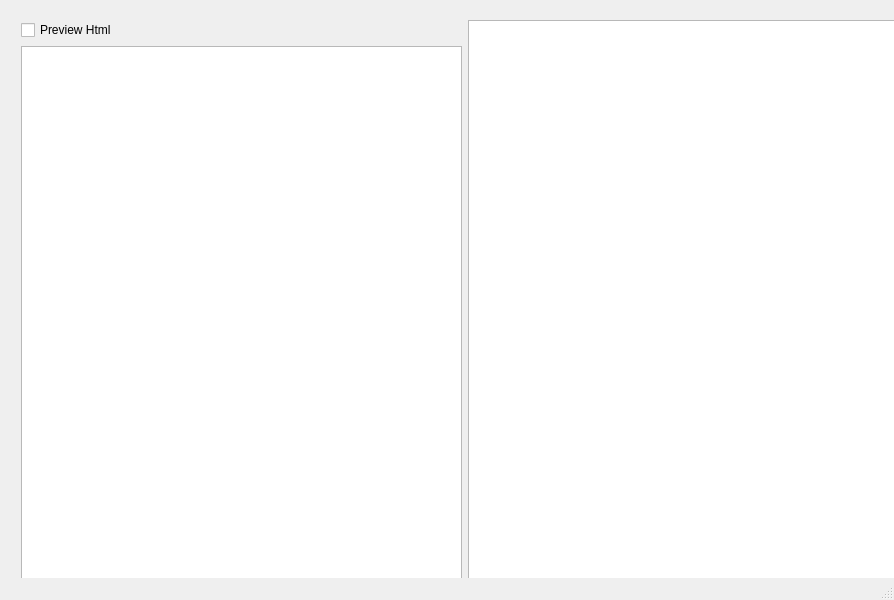
<?xml version="1.0" encoding="UTF-8"?>
<ui version="4.0">
 <class>MainWindow</class>
 <widget class="QMainWindow" name="MainWindow">
  <property name="geometry">
   <rect>
    <x>0</x>
    <y>0</y>
    <width>894</width>
    <height>600</height>
   </rect>
  </property>
  <property name="windowTitle">
   <string>MainWindow</string>
  </property>
  <widget class="QWidget" name="centralwidget">
   <widget class="QWidget" name="layoutWidget">
    <property name="geometry">
     <rect>
      <x>21</x>
      <y>20</y>
      <width>887</width>
      <height>1042</height>
     </rect>
    </property>
    <layout class="QHBoxLayout" name="horizontalLayout">
     <item>
      <layout class="QVBoxLayout" name="verticalLayout">
       <item>
        <layout class="QHBoxLayout" name="horizontalLayout_2">
         <item>
          <widget class="QCheckBox" name="cb_settings">
           <property name="text">
            <string>Preview Html</string>
           </property>
          </widget>
         </item>
         <item>
          <spacer name="horizontalSpacer">
           <property name="orientation">
            <enum>Qt::Horizontal</enum>
           </property>
           <property name="sizeHint" stdset="0">
            <size>
             <width>40</width>
             <height>20</height>
            </size>
           </property>
          </spacer>
         </item>
        </layout>
       </item>
       <item>
        <widget class="QTextEdit" name="te_text">
         <property name="minimumSize">
          <size>
           <width>400</width>
           <height>500</height>
          </size>
         </property>
        </widget>
       </item>
      </layout>
     </item>
     <item>
      <widget class="QTextBrowser" name="tb_getter">
       <property name="minimumSize">
        <size>
         <width>400</width>
         <height>250</height>
        </size>
       </property>
      </widget>
     </item>
    </layout>
   </widget>
  </widget>
  <widget class="QMenuBar" name="menubar">
   <property name="geometry">
    <rect>
     <x>0</x>
     <y>0</y>
     <width>894</width>
     <height>22</height>
    </rect>
   </property>
  </widget>
  <widget class="QStatusBar" name="statusbar"/>
 </widget>
 <resources/>
 <connections/>
</ui>
